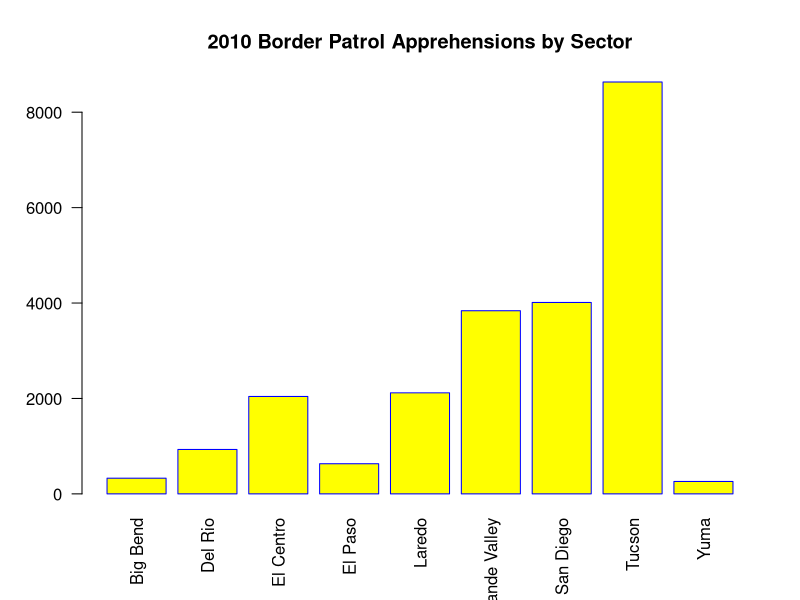
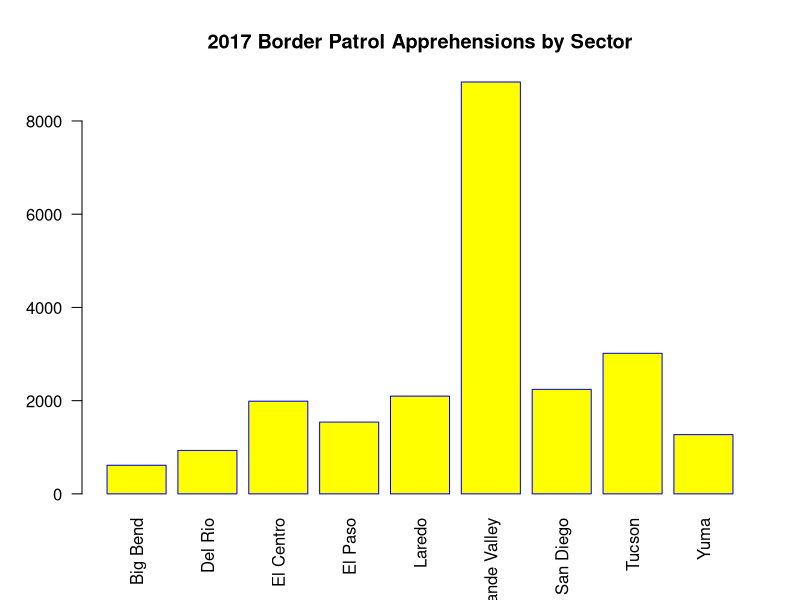
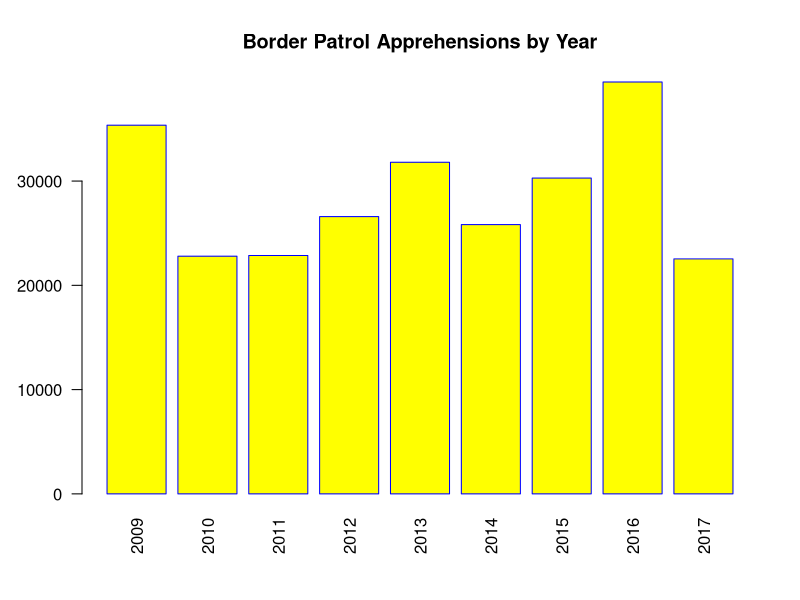
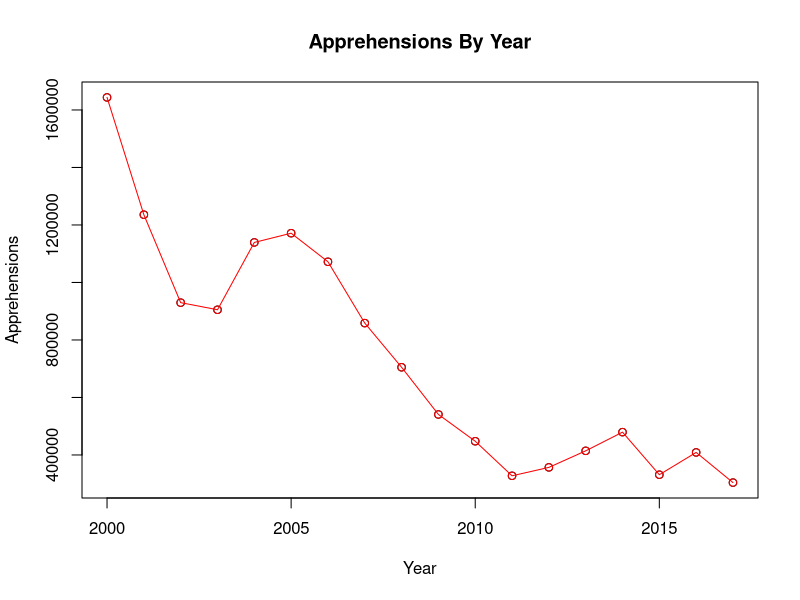
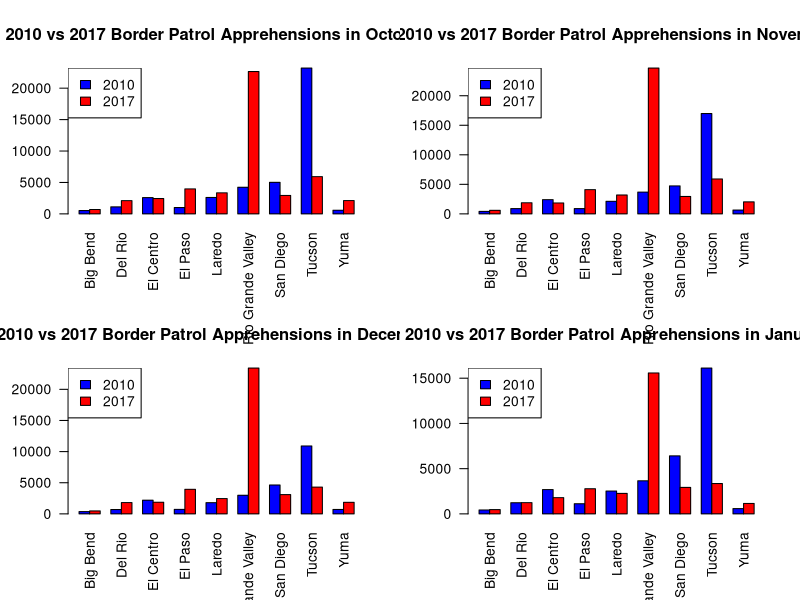
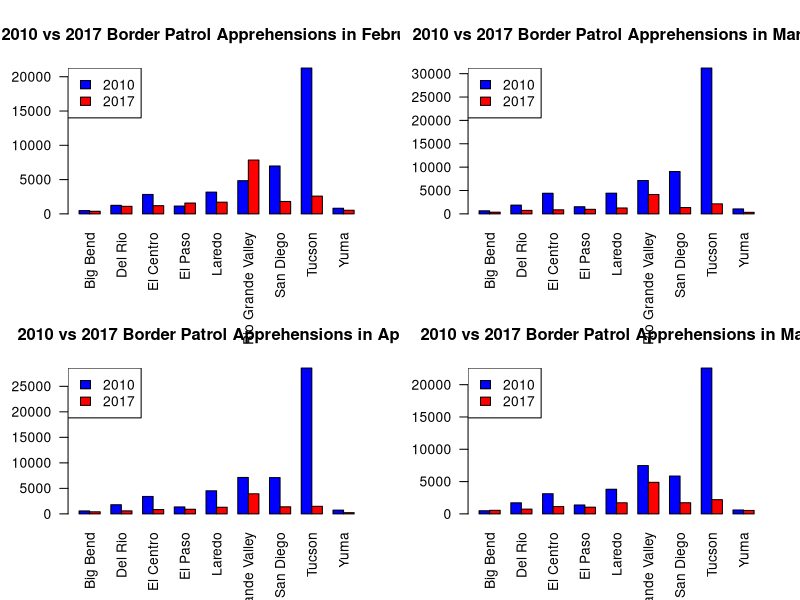
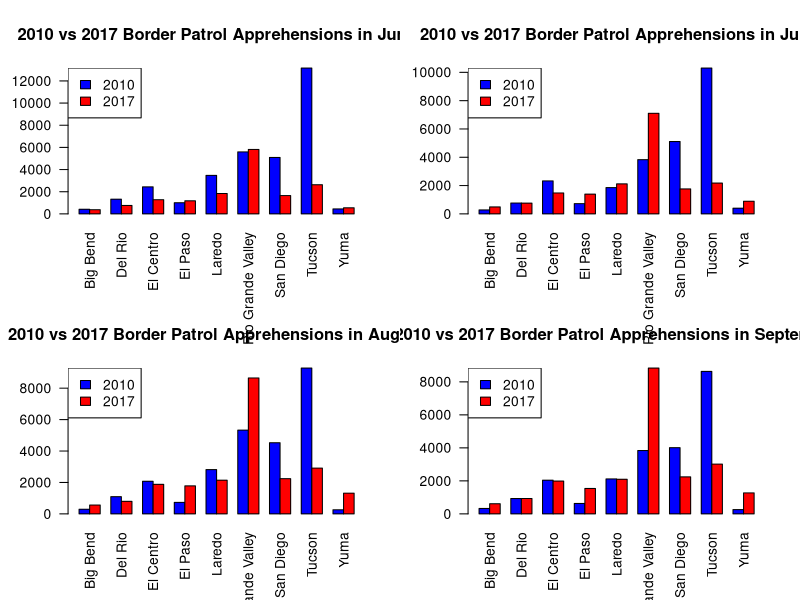
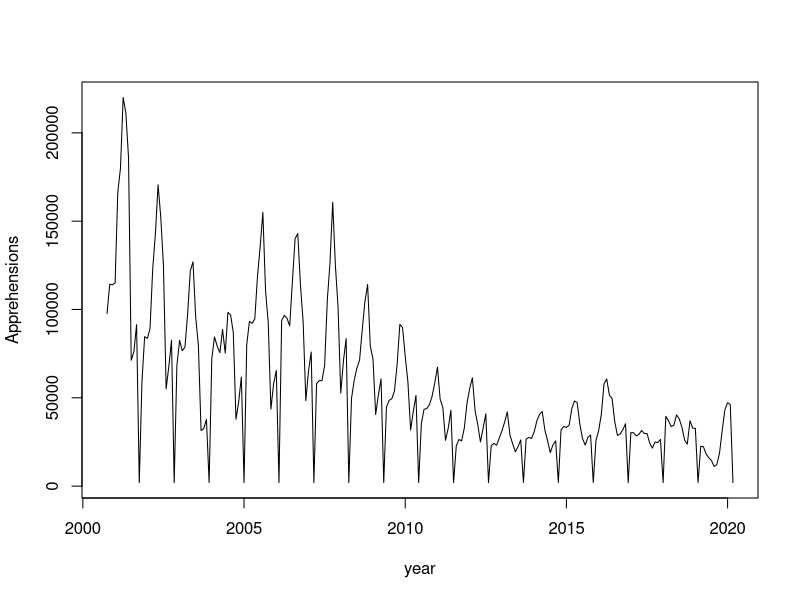

The R script that drew these images, in order:
## ---- chunk 1
## Reading in Data
BP2010 <- read.csv("BP Apprehensions 2010.csv", header = TRUE, stringsAsFactors = FALSE)
PB2017 <- read.csv("PB Apprehensions 2017.csv", header = TRUE, stringsAsFactors = TRUE)
PBmonthly <- read.csv("monthly_sum.csv", header = TRUE, stringsAsFactors = TRUE)
rownames(PBmonthly) <- PBmonthly[,1]

## Displaying Data By Sector
rownames(BP2010) <- BP2010[,1]
x <- barplot(BP2010[1:9,13], names.arg = rownames(BP2010)[1:9],
        las=2,
        axisnames=TRUE,
        main="2010 Border Patrol Apprehensions by Sector",
        border="blue",
        col="yellow")

rownames(PB2017) <- PB2017[,1]
barplot(PB2017[1:9,13], names.arg = rownames(PB2017)[1:9],
        las=2,
        axisnames=TRUE,
        main="2017 Border Patrol Apprehensions by Sector",
        border="blue",
        col="yellow")

##Display Data By Year
barplot(rev(PBmonthly[1:9,13]), names.arg = rev(rownames(PBmonthly)[1:9]),
        las=2,
        axisnames=TRUE,
        main="Border Patrol Apprehensions by Year",
        border="blue",
        col="yellow")

## T-test for Tucson in 2010 and Rio Grande Valley in 2017
t2010 <- t(BP2010)
t2017 <- t(PB2017)
t.test(as.numeric(t2010[2:13, 8]), as.numeric(t2017[2:13, 6]))

plot (PBmonthly$year,rowSums(PBmonthly[1:18 , 2:13]), xlab = "Year", ylab = "Apprehensions", type = "p", main = "Apprehensions By Year")
lines(PBmonthly$year,rowSums(PBmonthly[1:18 , 2:13]), col = "red")
points(PBmonthly$year,rowSums(PBmonthly[1:18 , 2:13]), col = "red")












## Creates a 2 x 9 matrix from the 2010 data and 2017 for specified month
sideBySideMatrix <- function(month){
  matrix(c(BP2010[1:9,month], PB2017[1:9,month]), nrow = 2, byrow = TRUE)
}

## Creates the barplot for a given month
sideBySideBarPlot <- function(month, monthString){
  barplot(sideBySideMatrix(month), names.arg = rownames(BP2010),
          las=2,
          axisnames=TRUE,
          beside=TRUE,
          col=c("blue", "red"),
          main = paste("2010 vs 2017 Border Patrol Apprehensions in", monthString, sep=" "))
  legend("topleft", 
       c("2010", "2017"), 
       fill = c("blue", "red"))
}

## Creates the side by side bar plots for each month
par(mfrow=c(2,2))
sideBySideBarPlot(2, "October")
sideBySideBarPlot(3, "November")
sideBySideBarPlot(4, "December")
sideBySideBarPlot(5, "January")
sideBySideBarPlot(6, "February")
sideBySideBarPlot(7, "March")
sideBySideBarPlot(8, "April")
sideBySideBarPlot(9, "May")
sideBySideBarPlot(10, "June")
sideBySideBarPlot(11, "July")
sideBySideBarPlot(12, "August")
sideBySideBarPlot(13, "September")

par(mfrow=c(1,1))
x <- as.vector(t(PBmonthly))
y <- ts(rev(x), start = c(2000, 10), frequency = 12)
ts.plot(y, gpars=list(xlab="year", ylab="Apprehensions", lty=c(1:3)))

twolineplot <- function(){
  #overlays the plots of 2 lines 1 blue and 1 red; for use with the apprehensions by month of 2010 and 2017
  x <-  factor(2:13, labels = c("October", "November", "December", "January", "February", "March", "April","May","June","July","August","September"))
  t2010 <- as.numeric(PBmonthly[1,2:13])
  t2017 <- as.numeric(PBmonthly[8, 2:13])
  plot.default(t2010 ~ x, type="n", xlab = "Month", ylab = "Apprehensions", main = "Apprehensions By Month", ylim = c(min(t2010),max(t2017)), xaxt = "n")
  axis(1, at = as.numeric(x), labels = levels(x))
  lines(t2010 ~ x, col="blue")
  lines(t2017 ~ x, col="red")
  legend("topleft", 
         c("2010", "2017"), 
         fill = c("blue", "red"))
  
}


## ---- chunk 2
twolineplot()
